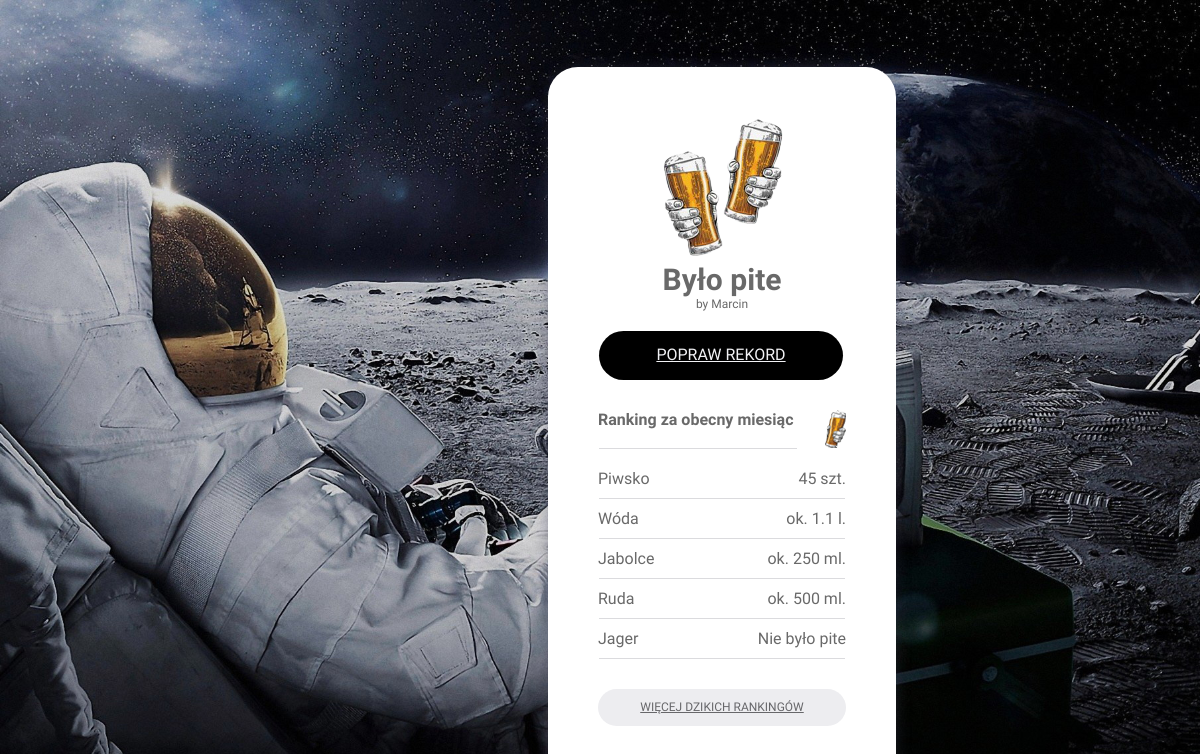
Before: / with the older database file.
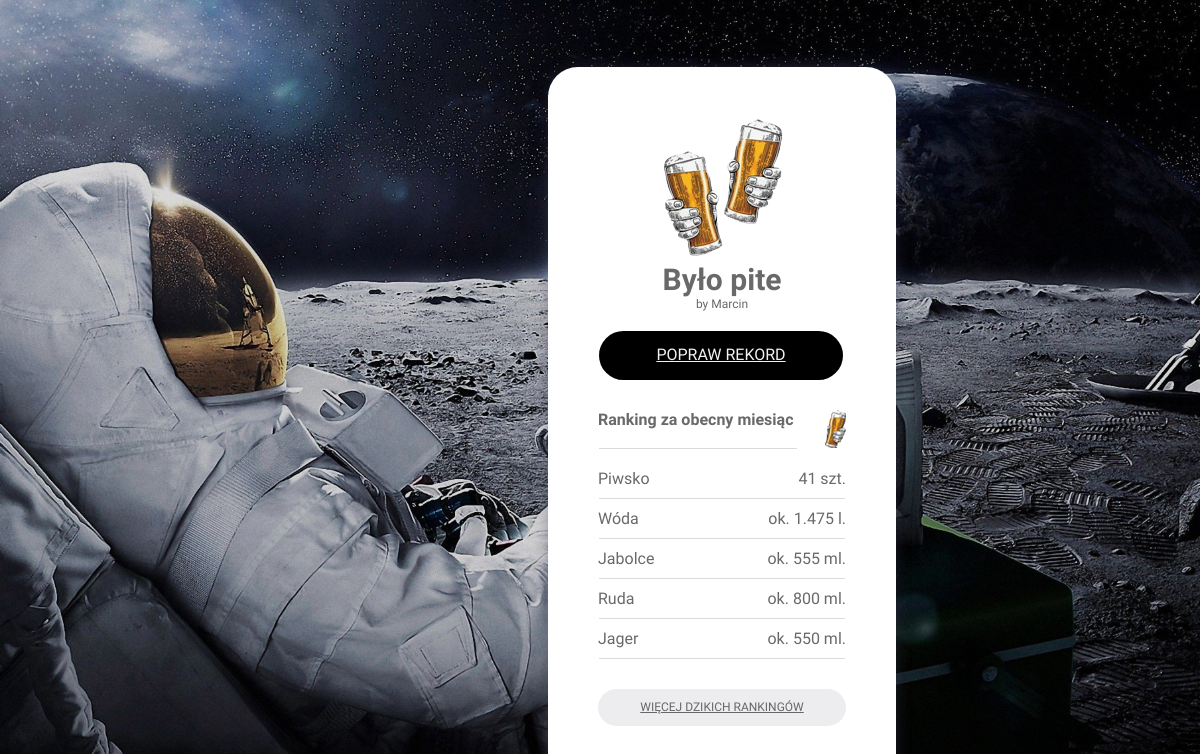
After: the same page with the newer database file.
### tables this page shows
CREATE TABLE `rekord` (
  `id` int(11) NOT NULL,
  `alcohol_id` int(10) NOT NULL,
  `created_on` date NOT NULL DEFAULT current_timestamp(),
  `quantity` int(10) NOT NULL,
  `gramatura` int(11) NOT NULL
);

CREATE TABLE `gramatura` (
  `id` int(11) NOT NULL,
  `name` varchar(12) NOT NULL
);

### helpers.php (called while the page is built, shortened)
<?php
function rrr($db, $suma, $id)
{
    if ($suma != 0) {
        if (is_numeric($suma) && $suma > 1000) {
            $name = 'ok. ' . $suma / 1000 . ' l.';
        } else {
            $query = "SELECT * FROM gramatura WHERE id = $id";
            $result = $db->query($query)->fetch_assoc();
            $name = 'ok. ' . $suma . ' ' . $result['name'];
        }
    } else {
        $name = 'Nie było pite';
    }
    return $name;
}

### index.php (the view, shortened to what this page needs)
<?php
require_once 'helpers.php';
require_once 'connect.php';
$db = new mysqli($host, $db_user, $db_password, $db_name);
$query = "SELECT * FROM rekord WHERE created_on >= '2022-12-01'";
$rekordy = $db->query($query)->fetch_all();
$gramaturaJaboli = '';
$gramaturaWodki = '';
$gramaturaRudej = '';
$gramaturaJagera = '';
$sumaPiwa = 0;
$sumaWodki = 0;
$sumaJaboli = 0;
$sumaRudej = 0;
$sumaJagera = 0;
foreach ($rekordy as $rekord) {
    switch ($rekord[1]) {
        case '1':
            $sumaPiwa += (int)$rekord[3];
            break;
        case '2':
            $sumaWodki += (int)$rekord[3];
            $gramaturaWodki = $rekord[4];
            break;
        case '3':
            $sumaJaboli += (int)$rekord[3];
            $gramaturaJaboli = $rekord[4];
            break;
        case '4':
            $sumaRudej += (int)$rekord[3];
            $gramaturaRudej = $rekord[4];
            break;
        case '5':
            $sumaJagera += (int)$rekord[3];
            $gramaturaJagera = $rekord[4];
    }
}
$gramaturaJaboli = rrr($db, $sumaJaboli, $gramaturaJaboli);
$gramaturaRudej = rrr($db, $sumaRudej, $gramaturaRudej);
$gramaturaWodki = rrr($db, $sumaWodki, $gramaturaWodki);
$gramaturaJagera = rrr($db, $sumaJagera, $gramaturaJagera);
if ($sumaPiwa != 0) {
    $sumaPiwa = $sumaPiwa . ' szt.';
} else {
    $sumaPiwa = 'Nie było pite';
}
?>
<!doctype html>
<html lang="en">
<head>
    <link rel="stylesheet" type="text/css" href="style.css">
</head>
<body>
<div class="box">
    <div style="text-align: center;">
        <img  src="zdjecia/bp_logo2.png" alt="napraw kod"></a>
    </div>
    <div class="było-pite">Było pite</div>
    <div class="by-marcin">by Marcin</div>
    <a href="popraw_rekord.php" class="popraw-rekord">Popraw rekord</a>
    <div class="color mb-20">
        <img src="zdjecia/bp_icon.png" alt="napraw kod" class="quantity">
        <div class="alcohol fb">Ranking za obecny miesiąc</div>
        <div class="stripe percent-80 mt-0"></div>
    </div>
        <div class="color">
            <div class="alcohol">Piwsko</div>
            <?php
            echo '<div class="quantity">' . $sumaPiwa . '</div>'
            ?>
            <div class="stripe"></div>
        </div>
        <div class="color">
            <div class="alcohol">Wóda</div>
            <?php
            echo '<div class="quantity">' . $gramaturaWodki . '</div>'
            ?>
            <div class="stripe"></div>
        </div>
        <div class="color">
            <div class="alcohol">Jabolce</div>
            <?php
            echo '<div class="quantity">' . $gramaturaJaboli . '</div>'
            ?>
            <div class="stripe"></div>
        </div>
        <div class="color">
            <div class="alcohol">Ruda</div>
            <?php
            echo '<div class="quantity">' . $gramaturaRudej . '</div>'
            ?>
            <div class="stripe"></div>
        </div>
        <div class="color">
            <div class="alcohol">Jager</div>
            <?php
            echo '<div class="quantity">' . $gramaturaJagera . '</div>'
            ?>
            <div class="stripe"></div>
        </div>
    <div class="wiecej-rankingow">
    <a href="rankingi.php" class="wiecej-rankingow">Więcej dzikich rankingów</a>
    </div>
</div>
</body>
</html>

Changed rows visible on the page:
no longer on this page (row unchanged): rekord: gramatura "ok. 1.1 l."
no longer on this page (row edited): rekord: gramatura.name "ok. 250 ml."
no longer on this page (row unchanged): rekord: gramatura.name "ok. 500 ml."
added rekord: gramatura "ok. 1.475 l."
added rekord: gramatura.name "ok. 555 ml."
added rekord: gramatura.name "ok. 800 ml."
added rekord: gramatura.name "ok. 550 ml."
Other visible differences:
$sumaPiwa: "45 szt." → "41 szt."
$gramaturaJagera: "Nie było pite" → (not shown)
